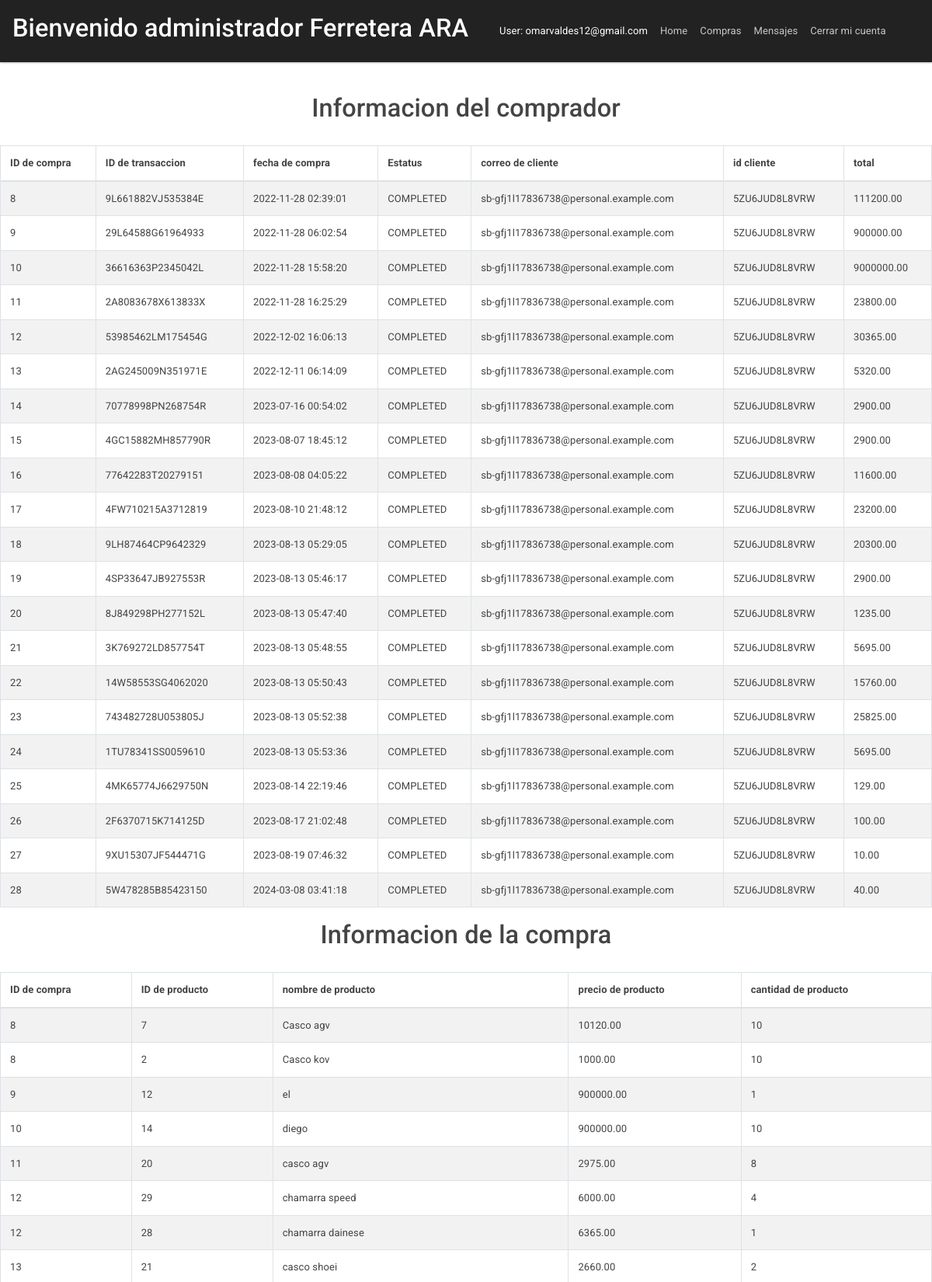
The page /crud_pdo_ajax/compras.php (signed in, upper part) on the database its author committed.
### tables this page shows
CREATE TABLE `compra` (
  `id` int(11) NOT NULL,
  `id_transaccion` varchar(20) NOT NULL,
  `fecha` datetime NOT NULL,
  `status` varchar(20) NOT NULL,
  `email` varchar(50) NOT NULL,
  `id_cliente` varchar(20) NOT NULL,
  `total` decimal(10,2) NOT NULL
);

CREATE TABLE `detalle_compra` (
  `id` int(11) NOT NULL,
  `id_compra` int(11) NOT NULL,
  `id_producto` int(11) NOT NULL,
  `nombre` varchar(200) NOT NULL,
  `precio` decimal(10,2) NOT NULL,
  `cantidad` int(11) NOT NULL
);

### crud_pdo_ajax/compras.php (the view, shortened to what this page needs)
<?php
require 'conexion.php';
  $sql ='SELECT * FROM compra';
  $stmt = $cnnPDO->prepare($sql);
  $stmt->execute();
?>
<!DOCTYPE html>
<html lang="es">
<head>
	<link rel="stylesheet" type="text/css" href="bootstrap/css/bootstrap.css">
	<link rel="stylesheet" type="text/css" href="bootstrap/css/font-awesome.css">
	<link rel="stylesheet" type="text/css" href="bootstrap/css/custom.css">
</head>
<body>
<div class="container">
	<nav class="navbar navbar-expand-lg fixed-top navbar-dark bg-dark">
	  	<div class="collapse navbar-collapse" id="navbarColor02">
		    <h1 class="text-white">Bienvenido administrador Ferretera ARA</h1>
		    <div class="collapse navbar-collapse" id="navbarHeader">
      	<ul class="navbar-nav me-auto mb-2 mb-lg-0">
      		  <li class="nav-item">
            <a class="nav-link active"></a>
          </li><li class="nav-item">
            <a class="nav-link active"></a>
          </li>
<li class="nav-item">
            <a class="nav-link active">User: <?php echo $_SESSION['email']; ?></a>
          </li>
          <li class="nav-item">
                <a href="indexadmi.php" class="nav-link" > Home </a>
          </li>
          <li class="nav-item">
                <a href="compras.php" class="nav-link" > Compras </a>
          </li>
          <li class="nav-item">
                <a href="mensajes.php" class="nav-link" > Mensajes </a>
          </li>
          <li class="nav-item">
                <a href="#" class="nav-link" name="close" id="close"> Cerrar mi cuenta </a>
          </li>
      </div>
  </div>
	  	</div>
	<h1 class="page-header text-center">Informacion del comprador</h1>
	<div class="row">
		<div class="col-sm-12">
			<table class="table table-bordered table-striped" style="margin-top:20px;">
				<thead>
					<th>ID de compra</th>
					<th>ID de transaccion</th>
					<th>fecha de compra</th>
					<th>Estatus</th>
					<th>correo de cliente</th>
					<th>id cliente</th>
					<th>total</th>
				</thead>
				<?php
  while ($campo = $stmt->fetch(PDO::FETCH_ASSOC)) {
      echo '<tr>';
      echo '<td>' . $campo['id'] . '</td>';
      echo '<td>' . $campo['id_transaccion']. '</td>';
      echo '<td>' . $campo['fecha'] . '</td>';
     echo '<td>' . $campo['status'] . '</td>';
      echo '<td>' . $campo['email'] . '</td>';
      echo '<td>' . $campo['id_cliente'] . '</td>';
      echo '<td>' . $campo['total'] . '</td>';
      echo '</tr>';
  }
  ?>
			</table>
		</div>
	</div>
<?php
$sql ='SELECT * FROM detalle_compra';
  $stmt = $cnnPDO->prepare($sql);
  $stmt->execute();
 ?>
<h1 class="page-header text-center"> Informacion de la compra</h1>
	<div class="row">
		<div class="col-sm-12">
			<table class="table table-bordered table-striped" style="margin-top:20px;">
				<thead>
					<th>ID de compra</th>
					<th>ID de producto</th>
					<th>nombre de producto</th>
					<th>precio de producto</th>
					<th>cantidad de producto</th>
				</thead>
				<?php
  while ($campo = $stmt->fetch(PDO::FETCH_ASSOC)) {
      echo '<tr>';
      echo '<td>' . $campo['id_compra']. '</td>';
      echo '<td>' . $campo['id_producto'] . '</td>';
     echo '<td>' . $campo['nombre'] . '</td>';
      echo '<td>' . $campo['precio'] . '</td>';
      echo '<td>' . $campo['cantidad'] . '</td>';
      echo '</tr>';
  }
  ?>
			</table>
		</div>
	</div>
</body>
</html>

### rows shown on the page
compra: id "8", id_transaccion "9L661882VJ535384E", fecha "2022-11-28 02:39:01", status "COMPLETED", email "sb-gfj1l17836738@personal.example.com", id_cliente "5ZU6JUD8L8VRW", total "111200.00"
compra: id "9", id_transaccion "29L64588G61964933", fecha "2022-11-28 06:02:54", status "COMPLETED", email "sb-gfj1l17836738@personal.example.com", id_cliente "5ZU6JUD8L8VRW", total "900000.00"
compra: id "10", id_transaccion "36616363P2345042L", fecha "2022-11-28 15:58:20", status "COMPLETED", email "sb-gfj1l17836738@personal.example.com", id_cliente "5ZU6JUD8L8VRW", total "9000000.00"
compra: id "11", id_transaccion "2A8083678X613833X", fecha "2022-11-28 16:25:29", status "COMPLETED", email "sb-gfj1l17836738@personal.example.com", id_cliente "5ZU6JUD8L8VRW", total "23800.00"
compra: id "12", id_transaccion "53985462LM175454G", fecha "2022-12-02 16:06:13", status "COMPLETED", email "sb-gfj1l17836738@personal.example.com", id_cliente "5ZU6JUD8L8VRW", total "30365.00"
compra: id "13", id_transaccion "2AG245009N351971E", fecha "2022-12-11 06:14:09", status "COMPLETED", email "sb-gfj1l17836738@personal.example.com", id_cliente "5ZU6JUD8L8VRW", total "5320.00"
compra: id "14", id_transaccion "70778998PN268754R", fecha "2023-07-16 00:54:02", status "COMPLETED", email "sb-gfj1l17836738@personal.example.com", id_cliente "5ZU6JUD8L8VRW", total "2900.00"
compra: id "15", id_transaccion "4GC15882MH857790R", fecha "2023-08-07 18:45:12", status "COMPLETED", email "sb-gfj1l17836738@personal.example.com", id_cliente "5ZU6JUD8L8VRW", total "2900.00"
compra: id "16", id_transaccion "77642283T20279151", fecha "2023-08-08 04:05:22", status "COMPLETED", email "sb-gfj1l17836738@personal.example.com", id_cliente "5ZU6JUD8L8VRW", total "11600.00"
compra: id "17", id_transaccion "4FW710215A3712819", fecha "2023-08-10 21:48:12", status "COMPLETED", email "sb-gfj1l17836738@personal.example.com", id_cliente "5ZU6JUD8L8VRW", total "23200.00"
compra: id "18", id_transaccion "9LH87464CP9642329", fecha "2023-08-13 05:29:05", status "COMPLETED", email "sb-gfj1l17836738@personal.example.com", id_cliente "5ZU6JUD8L8VRW", total "20300.00"
compra: id "19", id_transaccion "4SP33647JB927553R", fecha "2023-08-13 05:46:17", status "COMPLETED", email "sb-gfj1l17836738@personal.example.com", id_cliente "5ZU6JUD8L8VRW", total "2900.00"
compra: id "20", id_transaccion "8J849298PH277152L", fecha "2023-08-13 05:47:40", status "COMPLETED", email "sb-gfj1l17836738@personal.example.com", id_cliente "5ZU6JUD8L8VRW", total "1235.00"
compra: id "21", id_transaccion "3K769272LD857754T", fecha "2023-08-13 05:48:55", status "COMPLETED", email "sb-gfj1l17836738@personal.example.com", id_cliente "5ZU6JUD8L8VRW", total "5695.00"
compra: id "22", id_transaccion "14W58553SG4062020", fecha "2023-08-13 05:50:43", status "COMPLETED", email "sb-gfj1l17836738@personal.example.com", id_cliente "5ZU6JUD8L8VRW", total "15760.00"
compra: id "23", id_transaccion "743482728U053805J", fecha "2023-08-13 05:52:38", status "COMPLETED", email "sb-gfj1l17836738@personal.example.com", id_cliente "5ZU6JUD8L8VRW", total "25825.00"
compra: id "24", id_transaccion "1TU78341SS0059610", fecha "2023-08-13 05:53:36", status "COMPLETED", email "sb-gfj1l17836738@personal.example.com", id_cliente "5ZU6JUD8L8VRW", total "5695.00"
compra: id "25", id_transaccion "4MK65774J6629750N", fecha "2023-08-14 22:19:46", status "COMPLETED", email "sb-gfj1l17836738@personal.example.com", id_cliente "5ZU6JUD8L8VRW", total "129.00"
compra: id "26", id_transaccion "2F6370715K714125D", fecha "2023-08-17 21:02:48", status "COMPLETED", email "sb-gfj1l17836738@personal.example.com", id_cliente "5ZU6JUD8L8VRW", total "100.00"
compra: id "27", id_transaccion "9XU15307JF544471G", fecha "2023-08-19 07:46:32", status "COMPLETED", email "sb-gfj1l17836738@personal.example.com", id_cliente "5ZU6JUD8L8VRW", total "10.00"
compra: id "28", id_transaccion "5W478285B85423150", fecha "2024-03-08 03:41:18", status "COMPLETED", email "sb-gfj1l17836738@personal.example.com", id_cliente "5ZU6JUD8L8VRW", total "40.00"
detalle_compra: id_compra "8", id_producto "7", nombre "Casco agv", precio "10120.00", cantidad "10"
detalle_compra: id_compra "8", id_producto "2", nombre "Casco kov", precio "1000.00", cantidad "10"
detalle_compra: id_compra "9", id_producto "12", nombre "el", precio "900000.00", cantidad "1"
detalle_compra: id_compra "10", id_producto "14", nombre "diego", precio "900000.00", cantidad "10"
detalle_compra: id_compra "11", id_producto "20", nombre "casco agv", precio "2975.00", cantidad "8"
detalle_compra: id_compra "12", id_producto "29", nombre "chamarra speed", precio "6000.00", cantidad "4"
detalle_compra: id_compra "12", id_producto "28", nombre "chamarra dainese", precio "6365.00", cantidad "1"
detalle_compra: id_compra "13", id_producto "21", nombre "casco shoei", precio "2660.00", cantidad "2"

### other values the page prints
$_SESSION['email'] "omarvaldes12@gmail.com"
